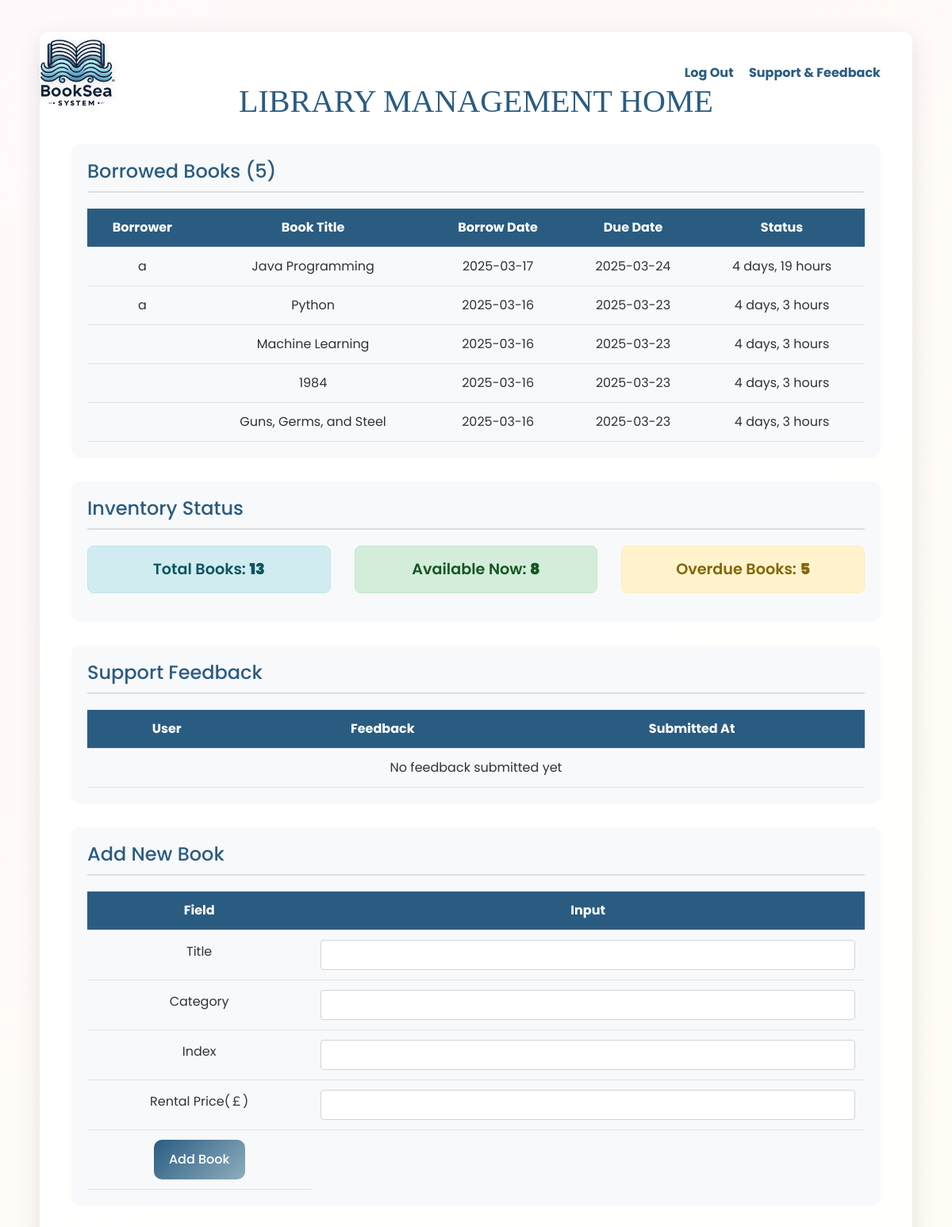
Before: /home/manager_home/ with the older database file.
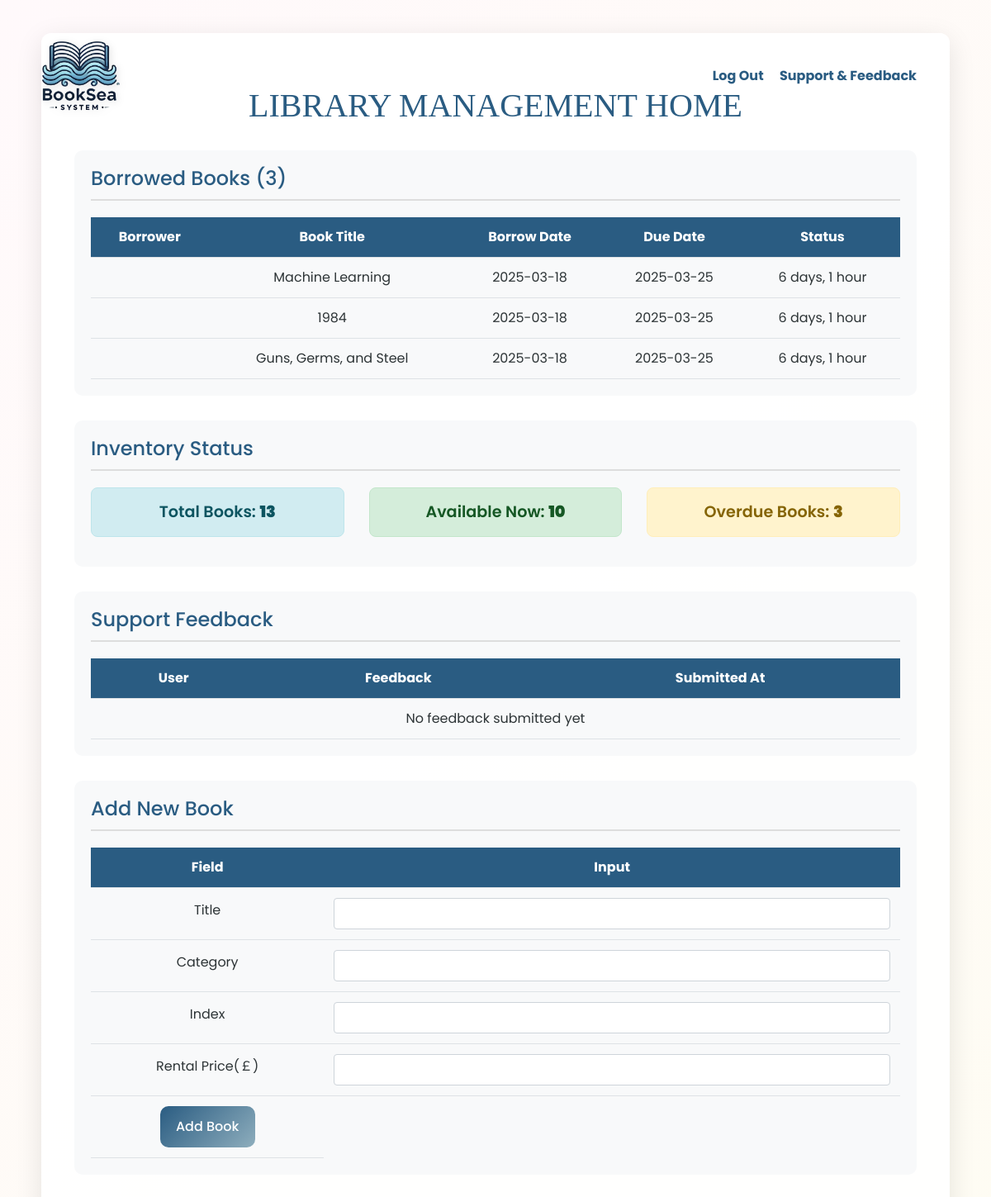
After: the same page with the newer database file.
### pages/models.py (models this page shows, shortened)
class Book(models.Model):
    title = models.CharField(max_length=200)
    category = models.CharField(max_length=100)
    index = models.CharField(max_length=50, unique=True)
    is_available = models.BooleanField(default=True)
    img = models.CharField(max_length=255, default="/img/book.jpg")
    rental_price = models.FloatField(null=True)
    borrow_date = models.DateTimeField(null=True, blank=True)
    due_date = models.DateTimeField(null=True, blank=True)
    is_overdue = models.BooleanField(default=False)
    borrower = models.ForeignKey(User, on_delete=models.SET_NULL, null=True, blank=True, related_name="borrowed_books")

class User(AbstractBaseUser):
    objects = UserManager()
    USERNAME_FIELD = 'username'
    class UserRole(models.IntegerChoices):
        CUSTOMER = 1, 'Customer'
        MANAGER = 10, 'Manager'
    username = models.CharField(max_length=20, unique=True)
    display_name = models.CharField(max_length=30)
    role = models.IntegerField(
        choices=UserRole.choices, default=UserRole.CUSTOMER)
    email = models.CharField(max_length=50, unique=True)
    birthday = models.DateField(null=True, blank=True)
    college = models.CharField(max_length=100, blank=True)
    balance = models.FloatField(null=True)

### pages/views.py (the view)
# urls.py: path("home/manager_home/",manager_home, name="manager_home"),
def manager_home(request):
    borrowed_books = Book.objects.filter(
        is_available=False
    ).select_related('borrower')
    for book in borrowed_books:
        if book.due_date:
            book.is_overdue = book.due_date < timezone.now()
    stats = {
        'total_books': Book.objects.count(),
        'available_books': Book.objects.filter(is_available=True).count(),
        'overdue_books': Book.objects.filter(
            is_overdue=book.is_overdue,
            is_available=False
        ).count()
    }
    support_messages = Support.objects.all().order_by("-created_at")  # 按时间倒序排列
    return render(request, 'pages/manager_home.html', {
        'borrowed_books': borrowed_books,
        'stats': stats,
        "support_messages": support_messages
    })

### pages/templates/pages/manager_home.html (shortened to what the changed rows need)
<!DOCTYPE html>
<html lang="en">
{% load static %}
<head>
    <link href="https://stackpath.bootstrapcdn.com/bootstrap/4.5.2/css/bootstrap.min.css" rel="stylesheet">
    <link rel="stylesheet" href="https://cdnjs.cloudflare.com/ajax/libs/font-awesome/6.0.0/css/all.min.css">
</head>
<body>
    <div class="container">
        <h1>LIBRARY MANAGEMENT HOME</h1>
        <div class="management-section">
            <h3>Borrowed Books ({{ borrowed_books|length }})</h3>
            <table class="loan-table">
                <thead>
                    <tr>
                        <th>Borrower</th>
                        <th>Book Title</th>
                        <th>Borrow Date</th>
                        <th>Due Date</th>
                        <th>Status</th>
                    </tr>
                </thead>
                <tbody>
                    {% for book in borrowed_books %}
                    <tr class="{% if book.is_overdue %}status-overdue{% endif %}">
                        <td>{{ book.borrower.username }}</td>
                        <td>{{ book.title }}</td>
                        <td>{{ book.borrow_date|date:"Y-m-d" }}</td>
                        <td>{{ book.due_date|date:"Y-m-d" }}</td>
                        <td>
                            {% if book.is_overdue %}
                                <span class="status-overdue">OVERDUE</span>
                            {% else %}
                                {{ book.due_date|timeuntil }}
                            {% endif %}
                        </td>
                    </tr>
                    {% empty %}
                    <tr>
                        <td colspan="5" class="text-center">No books currently borrowed</td>
                    </tr>
                    {% endfor %}
                </tbody>
            </table>
        </div>
        <div class="management-section">
            <div class="row">
                <div class="col-md-4">
                    <div class="alert alert-success">
                        Available Now: <strong>{{ stats.available_books }}</strong>
                    </div>
                </div>
                <div class="col-md-4">
                    <div class="alert alert-warning">
                        Overdue Books: <strong>{{ stats.overdue_books }}</strong>
                    </div>
                </div>
            </div>
        </div>
        <div class="management-section">
            <table class="loan-table">
                <thead>
                    <tr>
                        <th>User</th>
                        <th>Feedback</th>
                        <th>Submitted At</th>
                    </tr>
                </thead>
            </table>
        </div>
        <div class="management-section">
            <form class="book-form" method="POST" action="{% url 'add_book' %}" onsubmit="return handleSubmit(event);">
                <table class="loan-table">
                    <thead>
                        <tr><th>Field</th><th>Input</th></tr>
                    </thead>
                </table>
            </form>
        </div>
    </div>
</body>
</html>

Changed rows visible on the page:
no longer on this page (row edited): Book: borrower.username "a", title "Java Programming", borrow_date "2025-03-17", due_date "2025-03-24", due_date "4 days, 19 hours"
no longer on this page (row edited): Book: borrower.username "a", title "Python", borrow_date "2025-03-16", due_date "2025-03-23", due_date "4 days, 3 hours"
changed Book "Machine Learning": borrow_date "2025-03-16" → "2025-03-18"; due_date "2025-03-23" → "2025-03-25"; due_date "4 days, 3 hours" → "6 days, 1 hour"
changed Book (number 2 of 3 on the later page): borrow_date "2025-03-16" → "2025-03-18"; due_date "2025-03-23" → "2025-03-25"; due_date "4 days, 3 hours" → "6 days, 1 hour"
changed Book "Guns, Germs, and Steel": borrow_date "2025-03-16" → "2025-03-18"; due_date "2025-03-23" → "2025-03-25"; due_date "4 days, 3 hours" → "6 days, 1 hour"
Other visible differences:
{{ borrowed_books|length }}: "5" → "3"
{{ stats.available_books }}: "8" → "10"
{{ stats.overdue_books }}: "5" → "3"
